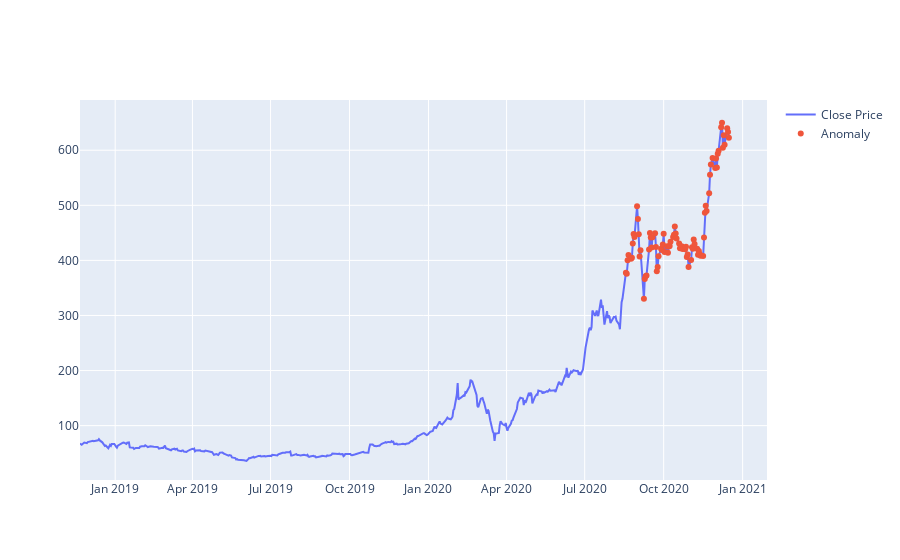

Notebook cell for this chart:
### Code cell
fig = go.Figure()
fig.add_trace(go.Scatter(x=test[time_steps:].Date, y=scaler.inverse_transform(test[time_steps:].Close),
                    mode='lines',
                    name='Close Price'))
fig.add_trace(go.Scatter(x=anomalies.Date, y=scaler.inverse_transform(anomalies.Close),
                    mode='markers',
                    name='Anomaly'))
fig.update_layout(showlegend=True)
fig.show()
